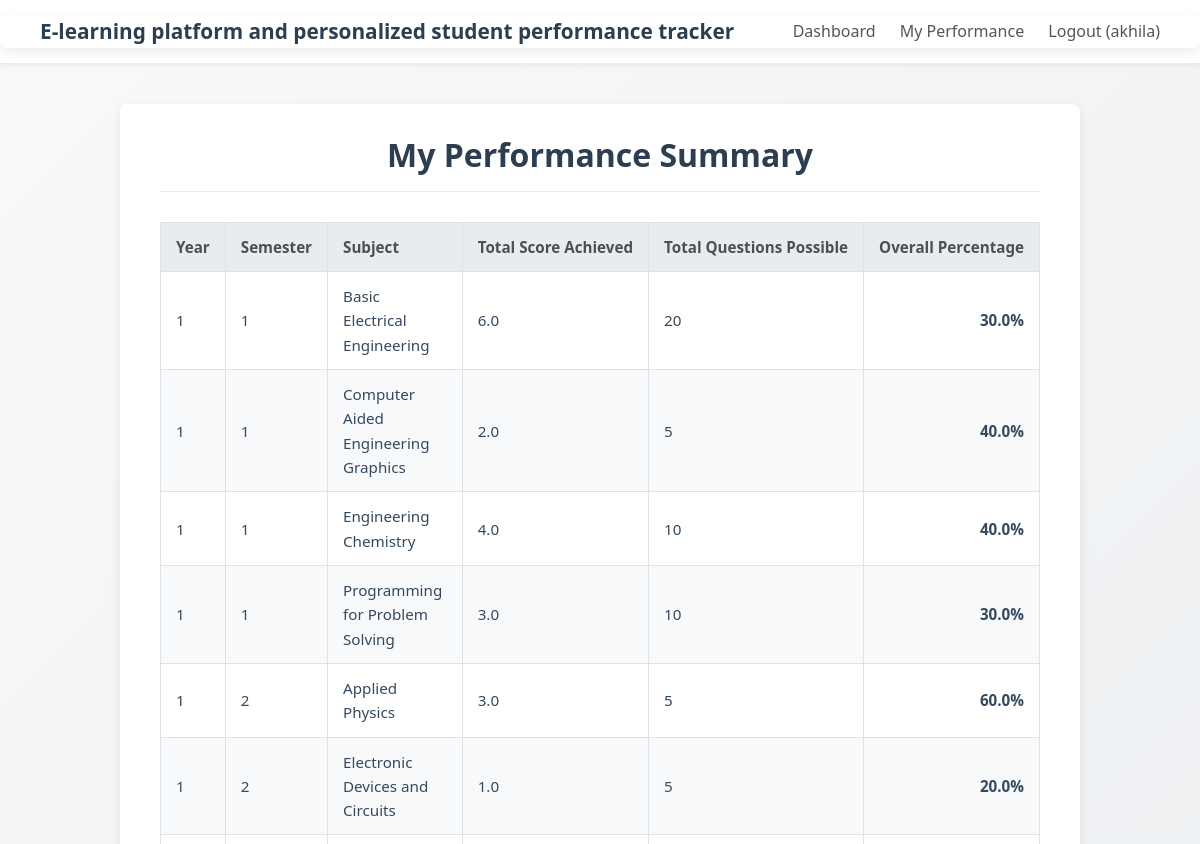
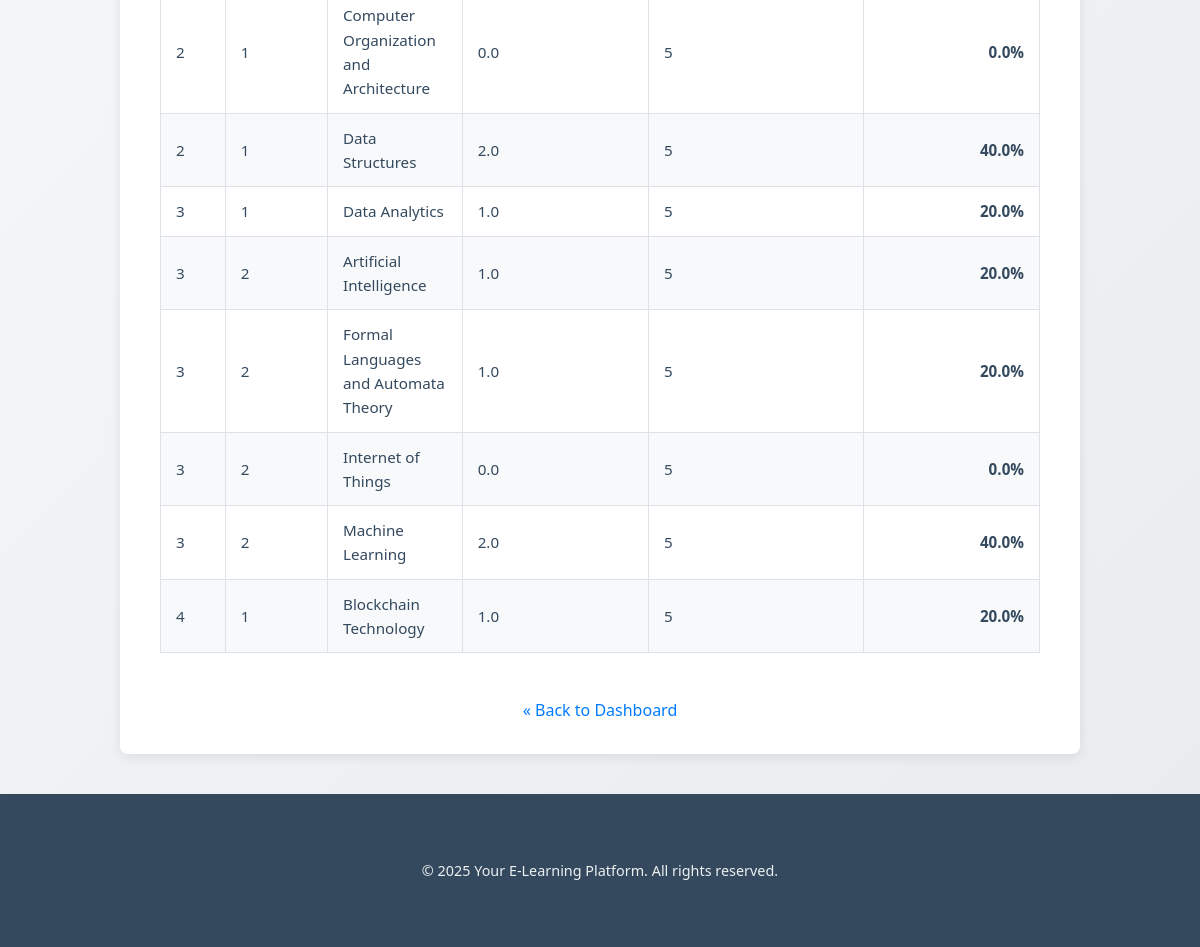
/my_performance (signed in), run on the app's committed database (2 pictures, top to bottom).
### tables this page shows
CREATE TABLE courses (
    id INTEGER PRIMARY KEY,
    year INTEGER,
    content TEXT
, semester INTEGER, unit1_link TEXT, unit2_link TEXT, unit3_link TEXT, unit4_link TEXT, unit5_link TEXT, subject TEXT, unit1_name TEXT, unit2_name TEXT, unit3_name TEXT, unit4_name TEXT, unit5_name TEXT, referencebooks TEXT);

### app.py (the view)
@app.route('/my_performance')
@login_required
def my_performance():
    user_id = session['user_id']
    performance_data = []
    db = get_db()
    if db:
        try:
            query = """
                WITH LatestAttempts AS (
                    SELECT
                        p.course_id,
                        p.unit,
                        p.score,
                        p.total,
                        ROW_NUMBER() OVER(PARTITION BY p.course_id, p.unit ORDER BY p.date DESC, p.id DESC) as rn
                    FROM performance p
                    WHERE p.user_id = ?
                )
                SELECT
                    c.year,
                    c.semester,
                    c.subject,
                    SUM(la.score) AS total_score_achieved,
                    SUM(la.total) AS total_questions_possible
                FROM LatestAttempts la
                JOIN courses c ON la.course_id = c.id
                WHERE la.rn = 1
                GROUP BY la.course_id, c.year, c.semester, c.subject
                ORDER BY c.year, c.semester, c.subject;
            """
            performance_data = db.execute(query, (user_id,)).fetchall()
        except sqlite3.Error as e:
            print(f"DB error fetching performance summary: {e}")
            flash("Could not retrieve performance data due to a database error.", "error")
    return render_template('my_performance.html', performance_data=performance_data)

### app.py (called while the page is built)
def get_db():
    if 'db' not in g:
        try:
            g.db = sqlite3.connect(DATABASE, timeout=10)
            g.db.row_factory = sqlite3.Row
            g.db.execute("PRAGMA journal_mode=WAL;")
            g.db.execute("PRAGMA busy_timeout = 5000;")
            g.db.execute("PRAGMA foreign_keys = ON;")
        except sqlite3.Error as e:
            print(f"Database connection error: {e}")
            flash("Database service is currently unavailable. Please try again later.", "error")
            g.db = None # Ensure g.db is None if connection fails
    return g.db

@app.context_processor
def inject_now():
    return {'now': datetime.now(timezone.utc)}

def login_required(f):
    @functools.wraps(f)
    def decorated_function(*args, **kwargs):
        if 'user_id' not in session:
            flash('Please log in to access this page.', 'warning')
            session['next_url'] = request.url
            return redirect(url_for('login'))
        return f(*args, **kwargs)
    return decorated_function

### templates/my_performance.html (shortened to what this page needs)
{% extends "base.html" %}
{% block content %}
<div class="container">
    <h1>My Performance Summary</h1>
    {% if performance_data %}
        <table class="performance-table">
            <thead>
                <tr>
                    <th>Year</th>
                    <th>Semester</th>
                    <th>Subject</th>
                    <th>Total Score Achieved</th>
                    <th>Total Questions Possible</th>
                    <th>Overall Percentage</th>
                </tr>
            </thead>
            <tbody>
                {% for perf in performance_data %}
                    <tr>
                        <td>{{ perf.year }}</td>
                        <td>{{ perf.semester }}</td>
                        <td>{{ perf.subject }}</td>
                        <td>{{ perf.total_score_achieved }}</td>
                        <td>{{ perf.total_questions_possible }}</td>
                        <td class="percentage">
                            {% if perf.total_questions_possible and perf.total_questions_possible > 0 %}
                                {{ "%.1f%%" % (perf.total_score_achieved * 100 / perf.total_questions_possible) }}
                            {% else %}
                                N/A
                            {% endif %}
                        </td>
                    </tr>
                {% endfor %}
            </tbody>
        </table>
    {% else %}
        <p class="no-data">You haven't completed any quizzes yet. Your performance summary will appear here once you do.</p>
    {% endif %}
    <div style="text-align: center;">
        <a href="{{ url_for('dashboard') }}" class="back-link">« Back to Dashboard</a>
    </div>
</div>
{% endblock %}

### static/css/style.css (style rules this page uses)
* { box-sizing: border-box; margin: 0; padding: 0; }
body { font-family: system-ui, -apple-system, BlinkMacSystemFont, "Segoe UI", Roboto, Oxygen, Ubuntu, Cantarell, "Open Sans", "Helvetica Neue", sans-serif; line-height: 1.6; color: #34495e; background-color: #eef2f7; background-image: linear-gradient(135deg, #f8f9fa 0%, #e9ecef 100%); min-height: 100vh; display: flex; flex-direction: column; }
.container { max-width: 960px; margin: 40px auto; background-color: #ffffff; padding: 30px 40px; border-radius: 8px; box-shadow: 0 4px 12px rgba(0, 0, 0, 0.08); }
h1, h2, h3, h4, h5, h6 { margin-bottom: 0.75em; color: #2c3e50; font-weight: 600; line-height: 1.3; }
h1 { font-size: 2em; text-align: center; border-bottom: 1px solid #e9ecef; padding-bottom: 15px; margin-bottom: 30px; }
a { color: #3498db; text-decoration: none; transition: color 0.2s ease; }
.performance-table { width: 100%; border-collapse: collapse; margin-top: 25px; margin-bottom: 25px; font-size: 0.95em; }
.performance-table th, .performance-table td { border: 1px solid #dee2e6; padding: 12px 15px; text-align: left; vertical-align: middle; }
.performance-table th { background-color: #e9ecef; font-weight: 600; color: #495057; white-space: nowrap; }
.performance-table tbody tr:nth-child(even) { background-color: #f8f9fa; }
.performance-table .percentage { font-weight: bold; text-align: right; white-space: nowrap; }
.back-link { display: inline-block; margin-top: 20px; font-weight: 500; color: #007bff; text-decoration: none; }

### data on the page
courses: year "1", semester "1", subject "Basic Electrical Engineering", total_score_achieved "6.0", total_questions_possible "20", total_score_achieved "30.0%"
courses: year "1", semester "1", subject "Computer Aided Engineering Graphics", total_score_achieved "2.0", total_questions_possible "5", total_score_achieved "40.0%"
courses: year "1", semester "1", subject "Engineering Chemistry", total_score_achieved "4.0", total_questions_possible "10", total_score_achieved "40.0%"
courses: year "1", semester "1", subject "Programming for Problem Solving", total_score_achieved "3.0", total_questions_possible "10", total_score_achieved "30.0%"
courses: year "1", semester "2", subject "Applied Physics", total_score_achieved "3.0", total_questions_possible "5", total_score_achieved "60.0%"
courses: year "1", semester "2", subject "Electronic Devices and Circuits", total_score_achieved "1.0", total_questions_possible "5", total_score_achieved "20.0%"
courses: year "2", semester "1", subject "Computer Organization and Architecture", total_score_achieved "0.0", total_questions_possible "5", total_score_achieved "0.0%"
courses: year "2", semester "1", subject "Data Structures", total_score_achieved "2.0", total_questions_possible "5", total_score_achieved "40.0%"
courses: year "3", semester "1", subject "Data Analytics", total_score_achieved "1.0", total_questions_possible "5", total_score_achieved "20.0%"
courses: year "3", semester "2", subject "Artificial Intelligence", total_score_achieved "1.0", total_questions_possible "5", total_score_achieved "20.0%"
courses: year "3", semester "2", subject "Formal Languages and Automata Theory", total_score_achieved "1.0", total_questions_possible "5", total_score_achieved "20.0%"
courses: year "3", semester "2", subject "Internet of Things", total_score_achieved "0.0", total_questions_possible "5", total_score_achieved "0.0%"
courses: year "3", semester "2", subject "Machine Learning", total_score_achieved "2.0", total_questions_possible "5", total_score_achieved "40.0%"
courses: year "4", semester "1", subject "Blockchain Technology", total_score_achieved "1.0", total_questions_possible "5", total_score_achieved "20.0%"

### other printed values
{{ session.username }} "akhila"
